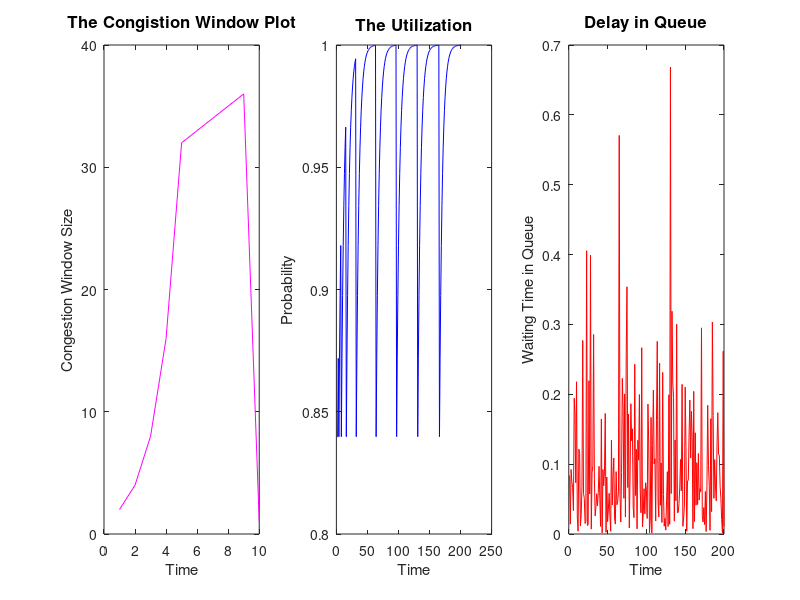

Write MATLAB code to recreate this figure.
arrival_time = [7 12 16 20 31 40 44 50 64 76 87 95 99 108 113 124 132 137 147 156 160 163 168 177 190 192 196 204 212 223 228 241 249 253 260 267 274 281 285 294 303 310 323 330 337 349 359 367 379 389 393 403 410 421 428 442 446 457 461 466 476 483 490 499 508 511 518 528 535 538 546 556 566 576 583 589 598 607 610 623 628 639 652 658 662 671 681 687 695 708 712 719 723 731 741 746 758 766 773 784 794 806 813 818 829 839 845 856 865 873 883 890 895 904 911 916 922 931 940 949 958 967 974 982 990 997 1000 1003 1010 1017 1024 1029 1039 1046 1054 1067 1075 1082 1087 1092 1105 1113 1119 1127 1128 1137 1141 1151 1162 1172 1186 1190 1196 1205 1222 1235 1247 1259 1267 1276 1283 1289 1297 1304 1314 1319 1328 1337 1343 1351 1362 1367 1378 1382 1391 1403 1412 1422 1430 1444 1450 1455 1462 1469 1479 1487 1499 1505 1515 1524 1535 1546 1554 1558 1564 1574 1582 1592 1602 1607 ]; 
delay = [0.0837599490278 0.0140833520313 0.0923433363234 0.0739510050536 0.0671327225187 0.0335034603547 0.19429702744 0.1709065306 0.0733216117742 0.217945305918 0.0242700775105 0.00406827288435 0.121374778176 0.11546616458 0.0116767164661 0.02742892087 0.0674465639857 0.277019295504 0.0582255941697 0.0508617047529 0.0151176751439 0.0181081169218 0.405500625901 0.0120773363586 0.013617496911 0.21953012538 0.0572294683282 0.399269355716 0.00701065787527 0.0877287924785 0.0975647576202 0.285614312354 0.0790056211948 0.0258783919566 0.0391712321095 0.0576313012187 0.0402571776426 0.0593600835121 0.0968679170548 0.0508644221032 0.0109025984677 0.164674787415 0.00163725963512 0.0922143123032 0.0690349040188 0.0899257895204 0.172634779656 0.00256777239946 0.0815511279441 0.017637885149 0.0346285393319 0.0583069856517 0.0268901609231 0.00381766809562 0.134214027035 0.0414646009698 0.0815235265067 0.108840666624 0.0230013849531 0.014147998619 0.0893077682167 0.0418492877349 0.045898013924 0.0610740161859 0.570588034439 0.0562061929404 0.0171186339091 0.0878643674464 0.222827153981 0.178648492037 0.0510814484817 0.200547082754 0.024273848141 0.257997815911 0.353876060738 0.0664708601869 0.171789837472 0.00862568511695 0.0859599066725 0.186443592911 0.13356460116 0.150547338185 0.03799810458 0.0234144940591 0.242949797122 0.0551571204817 0.121219941 0.00741285091351 0.134179707673 0.10575675942 0.199685687885 0.0631386495679 0.03037465129 0.266712470122 0.01028029164 0.0301063783539 0.0648871002747 0.0287448510389 0.0734077789355 0.0633284411323 0.0222546107167 0.185953056949 0.129054429311 0.0016746309102 0.0214995636766 0.167008169289 0.00147954297825 0.126883770537 0.205980190549 0.100458049165 0.107717470141 0.0185316292713 0.16211032866 0.275869860063 0.0479325314027 0.0243142343487 0.244451460402 0.0411151005861 0.101688391584 0.016426410972 0.231309656459 0.056657469792 0.0111244217865 0.0224655002385 0.00552541908962 0.0483530984784 0.0892408086878 0.0107895353555 0.199271737831 0.01393225945 0.668435348907 0.0578789726524 0.31888338508 0.216355652427 0.195620301367 0.0182999707031 0.134509651127 0.0476556438484 0.30029677948 0.0305165869886 0.030719481183 0.0435301502973 0.0671390192081 0.106724761639 0.0616905479519 0.214262346239 0.0110487426837 0.0228536550699 0.0399397839992 0.210242468986 0.123970084381 0.00400355452712 0.076106870695 0.0767687018786 0.143296936005 0.191662506002 0.108706684806 0.175666138947 0.138179856643 0.00763108045135 0.204157903039 0.0178746597351 0.144929130966 0.04121985304 0.102117862018 0.0421696498076 0.115136977394 0.0484255385898 0.0650389503294 0.0606087820192 0.295127624833 0.0263791208249 0.0171135791113 0.0378295476319 0.0134233250903 0.0608967862584 0.00345863869211 0.0693107489876 0.18424195226 0.0981540937491 0.0697239566639 0.00524693818124 0.1651644452 0.0319910027902 0.303432267579 0.16977946374 0.0510271637575 0.106430328936 0.068501596113 0.0474966751387 0.127466492615 0.17370075566 0.114154855433 0.112668159406 0.0681600046501 0.0504558440216 0.0206308177435 0.00135262766048 0.261616930015 0.0109161199441 ]; 
congestion_window_size = [2 4 8 16 32 33 34 35 36 1 ]; 
service_end_time = [7.08375994903 12.014083352 16.0923433363 20.0739510051 31.0671327225 40.0335034604 44.1942970274 50.1709065306 64.0733216118 76.2179453059 87.0242700775 95.0040682729 99.1213747782 108.115466165 113.011676716 124.027428921 132.067446564 137.277019296 147.058225594 156.050861705 160.015117675 163.018108117 168.405500626 177.012077336 190.013617497 192.219530125 196.057229468 204.399269356 212.007010658 223.087728792 228.097564758 241.285614312 249.079005621 253.025878392 260.039171232 267.057631301 274.040257178 281.059360084 285.096867917 294.050864422 303.010902598 310.164674787 323.00163726 330.092214312 337.069034904 349.08992579 359.17263478 367.002567772 379.081551128 389.017637885 393.034628539 403.058306986 410.026890161 421.003817668 428.134214027 442.041464601 446.081523527 457.108840667 461.023001385 466.014147999 476.089307768 483.041849288 490.045898014 499.061074016 508.570588034 511.056206193 518.017118634 528.087864367 535.222827154 538.178648492 546.051081448 556.200547083 566.024273848 576.257997816 583.353876061 589.06647086 598.171789837 607.008625685 610.085959907 623.186443593 628.133564601 639.150547338 652.037998105 658.023414494 662.242949797 671.05515712 681.121219941 687.007412851 695.134179708 708.105756759 712.199685688 719.06313865 723.030374651 731.26671247 741.010280292 746.030106378 758.0648871 766.028744851 773.073407779 784.063328441 794.022254611 806.185953057 813.129054429 818.001674631 829.021499564 839.167008169 845.001479543 856.126883771 865.205980191 873.100458049 883.10771747 890.018531629 895.162110329 904.27586986 911.047932531 916.024314234 922.24445146 931.041115101 940.101688392 949.016426411 958.231309656 967.05665747 974.011124422 982.0224655 990.005525419 997.048353098 1000.08924081 1003.01078954 1010.19927174 1017.01393226 1024.66843535 1029.05787897 1039.31888339 1046.21635565 1054.1956203 1067.01829997 1075.13450965 1082.04765564 1087.30029678 1092.03051659 1105.03071948 1113.04353015 1119.06713902 1127.10672476 1128.06169055 1137.21426235 1141.01104874 1151.02285366 1162.03993978 1172.21024247 1186.12397008 1190.00400355 1196.07610687 1205.0767687 1222.14329694 1235.19166251 1247.10870668 1259.17566614 1267.13817986 1276.00763108 1283.2041579 1289.01787466 1297.14492913 1304.04121985 1314.10211786 1319.04216965 1328.11513698 1337.04842554 1343.06503895 1351.06060878 1362.29512762 1367.02637912 1378.01711358 1382.03782955 1391.01342333 1403.06089679 1412.00345864 1422.06931075 1430.18424195 1444.09815409 1450.06972396 1455.00524694 1462.16516445 1469.031991 1479.30343227 1487.16977946 1499.05102716 1505.10643033 1515.0685016 1524.04749668 1535.12746649 1546.17370076 1554.11415486 1558.11266816 1564.06816 1574.05045584 1582.02063082 1592.00135263 1602.26161693 1607.01091612 ]; 
service_start_time = [7 12 16 20 31 40 44 50 64 76 87 95 99 108 113 124 132 137 147 156 160 163 168 177 190 192 196 204 212 223 228 241 249 253 260 267 274 281 285 294 303 310 323 330 337 349 359 367 379 389 393 403 410 421 428 442 446 457 461 466 476 483 490 499 508 511 518 528 535 538 546 556 566 576 583 589 598 607 610 623 628 639 652 658 662 671 681 687 695 708 712 719 723 731 741 746 758 766 773 784 794 806 813 818 829 839 845 856 865 873 883 890 895 904 911 916 922 931 940 949 958 967 974 982 990 997 1000 1003 1010 1017 1024 1029 1039 1046 1054 1067 1075 1082 1087 1092 1105 1113 1119 1127 1128 1137 1141 1151 1162 1172 1186 1190 1196 1205 1222 1235 1247 1259 1267 1276 1283 1289 1297 1304 1314 1319 1328 1337 1343 1351 1362 1367 1378 1382 1391 1403 1412 1422 1430 1444 1450 1455 1462 1469 1479 1487 1499 1505 1515 1524 1535 1546 1554 1558 1564 1574 1582 1592 1602 1607 ]; 
expected_utilization = [0.839801684091 0.839801684091 0.871841347272 0.839801684091 0.871841347272 0.897473077818 0.917978462254 0.839801684091 0.871841347272 0.897473077818 0.917978462254 0.934382769803 0.947506215843 0.958004972674 0.966403978139 0.839801684091 0.871841347272 0.897473077818 0.917978462254 0.934382769803 0.947506215843 0.958004972674 0.966403978139 0.973123182512 0.978498546009 0.982798836807 0.986239069446 0.988991255557 0.991193004445 0.992954403556 0.994363522845 0.839801684091 0.871841347272 0.897473077818 0.917978462254 0.934382769803 0.947506215843 0.958004972674 0.966403978139 0.973123182512 0.978498546009 0.982798836807 0.986239069446 0.988991255557 0.991193004445 0.992954403556 0.994363522845 0.995490818276 0.996392654621 0.997114123697 0.997691298957 0.998153039166 0.998522431333 0.998817945066 0.999054356053 0.999243484842 0.999394787874 0.999515830299 0.999612664239 0.999690131391 0.999752105113 0.999801684091 0.999841347272 0.839801684091 0.871841347272 0.897473077818 0.917978462254 0.934382769803 0.947506215843 0.958004972674 0.966403978139 0.973123182512 0.978498546009 0.982798836807 0.986239069446 0.988991255557 0.991193004445 0.992954403556 0.994363522845 0.995490818276 0.996392654621 0.997114123697 0.997691298957 0.998153039166 0.998522431333 0.998817945066 0.999054356053 0.999243484842 0.999394787874 0.999515830299 0.999612664239 0.999690131391 0.999752105113 0.999801684091 0.999841347272 0.999873077818 0.839801684091 0.871841347272 0.897473077818 0.917978462254 0.934382769803 0.947506215843 0.958004972674 0.966403978139 0.973123182512 0.978498546009 0.982798836807 0.986239069446 0.988991255557 0.991193004445 0.992954403556 0.994363522845 0.995490818276 0.996392654621 0.997114123697 0.997691298957 0.998153039166 0.998522431333 0.998817945066 0.999054356053 0.999243484842 0.999394787874 0.999515830299 0.999612664239 0.999690131391 0.999752105113 0.999801684091 0.999841347272 0.999873077818 0.999898462254 0.839801684091 0.871841347272 0.897473077818 0.917978462254 0.934382769803 0.947506215843 0.958004972674 0.966403978139 0.973123182512 0.978498546009 0.982798836807 0.986239069446 0.988991255557 0.991193004445 0.992954403556 0.994363522845 0.995490818276 0.996392654621 0.997114123697 0.997691298957 0.998153039166 0.998522431333 0.998817945066 0.999054356053 0.999243484842 0.999394787874 0.999515830299 0.999612664239 0.999690131391 0.999752105113 0.999801684091 0.999841347272 0.999873077818 0.999898462254 0.999918769803 0.839801684091 0.871841347272 0.897473077818 0.917978462254 0.934382769803 0.947506215843 0.958004972674 0.966403978139 0.973123182512 0.978498546009 0.982798836807 0.986239069446 0.988991255557 0.991193004445 0.992954403556 0.994363522845 0.995490818276 0.996392654621 0.997114123697 0.997691298957 0.998153039166 0.998522431333 0.998817945066 0.999054356053 0.999243484842 0.999394787874 0.999515830299 0.999612664239 0.999690131391 0.999752105113 0.999801684091 0.999841347272 0.999873077818 0.999898462254 0.999918769803 0.999935015843 ]; 
subplot(1, 3, 1); 
plot(congestion_window_size, 'Color', 'm'); 
xlabel('Time') 
ylabel('Congestion Window Size') 
title('The Congistion Window Plot', 'FontSize', 12) 
subplot(1, 3, 2); 
plot(expected_utilization, 'Color', 'b'); 
xlabel('Time') 
ylabel('Probability') 
title('The Utilization', 'FontSize', 12) 
subplot(1, 3, 3); 
plot(delay, 'Color', 'r'); 
xlabel('Time') 
ylabel('Waiting Time in Queue') 
title('Delay in Queue', 'FontSize', 12) 
